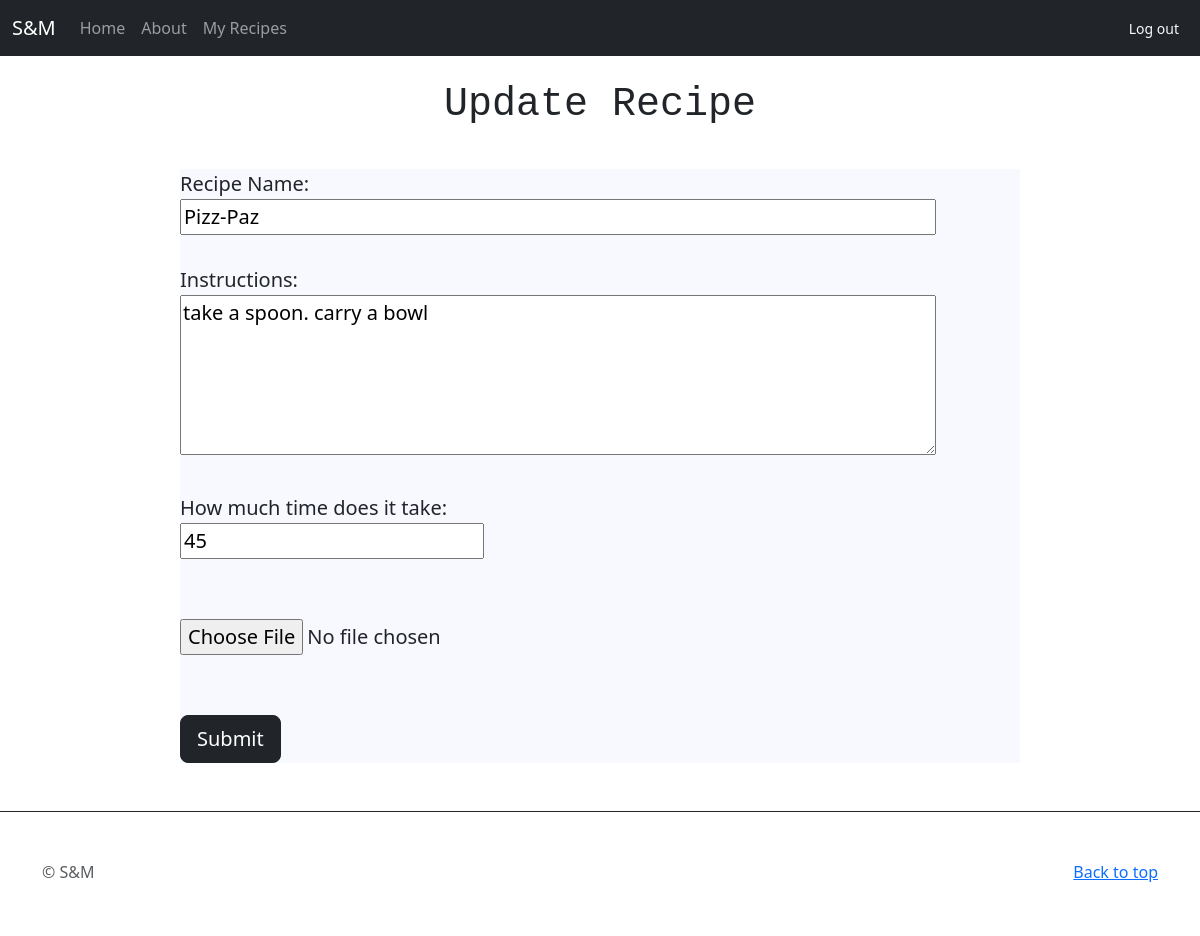
The page /recipe/edit/9 (signed in) on the database its author committed.
### models.py (models this page shows)
class Recipe(db.Model):
    __tablename__ = 'recipes'
    id = Column(Integer, primary_key=True)
    name = Column(String, nullable=False, unique = True)
    time_taken = Column(Integer)
    images = relationship('Image', backref='recipe', lazy=True)
    ingredients = relationship('Ingredient',
                               secondary=recipe_ingredient_table,
                               back_populates='recipes')
    users = relationship('User',
                         secondary=user_recipe_table,
                         back_populates='recipes')
    user_id = Column(Integer, ForeignKey('users.id'))
    uploaded_by = relationship('User', back_populates='uploaded_recipes')
    instructions = Column(Text)

### main.py (the view, shortened to what this page needs)
@app.route('/recipe/edit/<int:recipe_id>', methods=['GET', 'POST'])
@login_required
def update_recipe(recipe_id):
  print(request.method)
  recipe = Recipe.query.get_or_404(recipe_id)
  form = NewRecipeForm(request.form, obj=recipe)
  image_form = ImageForm()
  image = Image.query.filter_by(recipe_id=recipe.id).first()
  return render_template('edit.html',
                         form=form,
                         image_form=image_form,
                         recipe=recipe,
                         is_update=True)

### forms.py
class NewRecipeForm(FlaskForm):
  name = StringField(validators = [InputRequired()])
  my_hidden_field = HiddenField("My hidden field")
  ingredients = TextAreaField(validators = [InputRequired()])
  instructions = TextAreaField(validators = [InputRequired()])
  time_taken = IntegerField(validators= [InputRequired()])

class ImageForm(FlaskForm):
  image = FileField('Image',validators =[FileAllowed(photos,'Images only!'),FileRequired('File field should not be empty')])

### main.py (called while the page is built)
@login_manager.user_loader
def load_user(user_id):
  return db.session.get(User, int(user_id))

@app.before_request
def before_request():
  g.user = current_user

### templates/edit.html (shortened to what this page needs)
{% extends 'base.html'%}
{% block content %}
<div style="width: 70%; margin-right:auto; margin-left:auto;">
        <h1 style="margin-top: 25px; text-align: center; font-family: monospace; margin-bottom: 2.5rem;">Update Recipe</h1>
  <div style="font-size:20px; background-color: ghostwhite;">
        <form form="main-form" id="main-form" method="post" action="#">
        <label for="recipe_name">Recipe Name:</label>
        {{ form.name(form="main-form",style = "width: 90%;") }}
        <br><br>
        <label for="instructions">Instructions:</label>
        {{ form.instructions(form="main-form", style="width: 90%; height: 10rem;")}}
        <br><br>
        <label for="time_taken">How much time does it take:</label>
        {{ form.time_taken(form="main-form")}}
        <br><br><br>
        {{image_form.image(form = "main-form")}}
        <br><br><br>
        <input type="submit" form="main-form" class="btn btn-dark btn-lg">
    </form>
        </div>
    </div>
{%endblock%}

### rows shown on the page
Recipe: name "Pizz-Paz", instructions "take a spoon. carry a bowl", time_taken "45"
